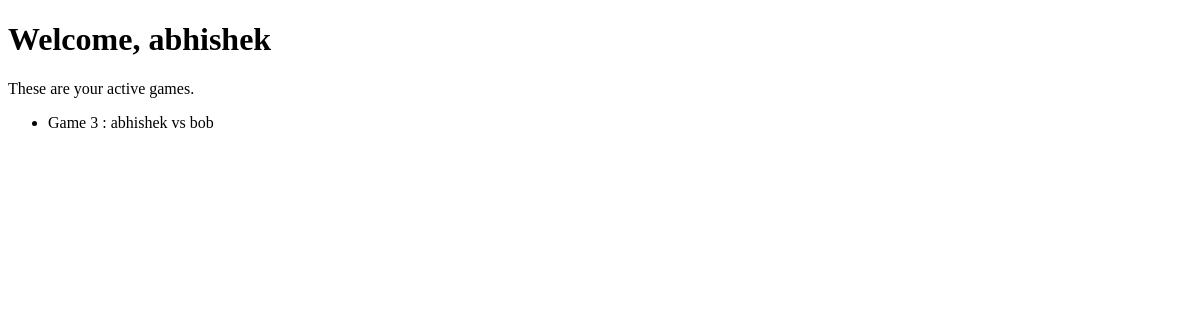
/player/home (signed in), run on an earlier commit of the app's database.
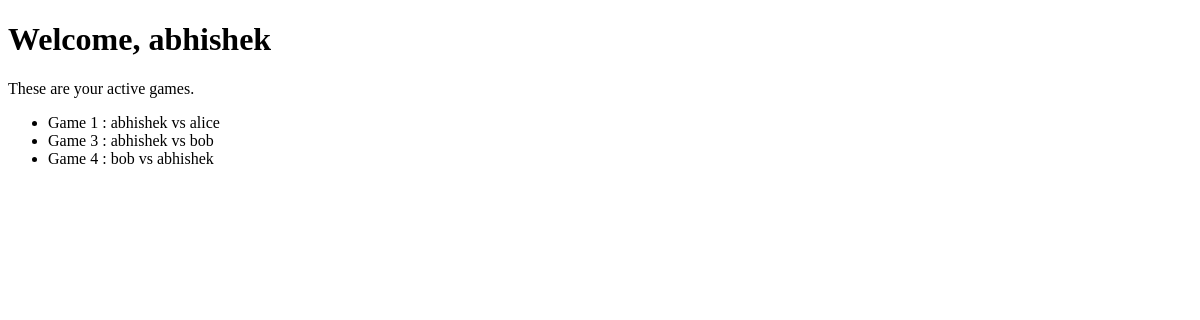
And on a later commit of the database.
### gameplay/models.py (models this page shows, shortened)
class Game(models.Model):
    first_player = models.ForeignKey(User,on_delete=models.CASCADE, related_name="games_first_player")
    second_player = models.ForeignKey(User, on_delete=models.CASCADE, related_name="games_second_player")
    start_time = models.DateTimeField(auto_now_add=True)
    last_active = models.DateTimeField(auto_now=True)
    status = models.CharField(max_length=1,default='F', choices=GAME_STATUS_CHOICE)

### player/views.py (the view)
# urls.py: url(r'home$', home)
def home(request):
    games_first_player = Game.objects.filter(
        first_player = request.user,
        status = 'F'
    )
    games_second_player = Game.objects.filter(
        second_player=request.user,
        status='S'
    )
    all_my_games = list(games_first_player) + list(games_second_player)
    return render(request, 'player/home.html',{'games': all_my_games})

### player/templates/player/home.html (shortened to what this page needs)
<!DOCTYPE html>
<html lang="en">
<head>
</head>
<body>
    <h1>Welcome, {{user.username}}</h1>
    These are your active games.
    <ul>
        {% for g in games%}
            <li>Game {{ g.id }} : {{ g.first_player }} vs {{ g.second_player }}</li>
        {% endfor %}
    </ul>
</body>
</html>

What changed in the data, as far as the page shows it:
now on this page (row edited): Game: id "1", first_player "abhishek", second_player "alice"
added Game: id "4", first_player "bob", second_player "abhishek"
